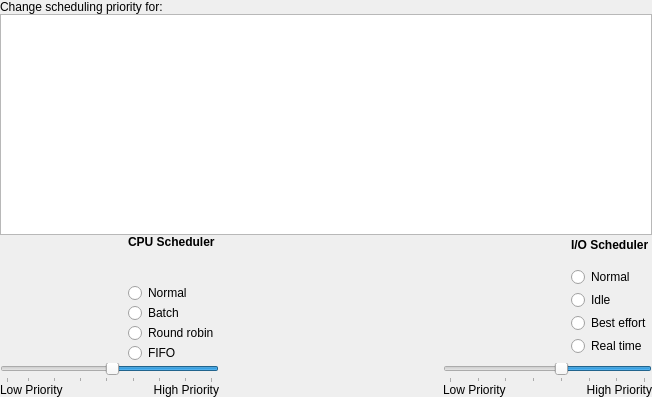
<ui version="4.0" >
 <class>ReniceDlgUi</class>
 <widget class="QWidget" name="ReniceDlgUi" >
  <property name="geometry" >
   <rect>
    <x>0</x>
    <y>0</y>
    <width>652</width>
    <height>397</height>
   </rect>
  </property>
  <layout class="QVBoxLayout" >
   <property name="spacing" >
    <number>0</number>
   </property>
   <property name="margin" >
    <number>0</number>
   </property>
   <item>
    <widget class="QLabel" name="lblMessage1" >
     <property name="text" >
      <string>Change scheduling priority for:</string>
     </property>
     <property name="alignment" >
      <set>Qt::AlignVCenter</set>
     </property>
     <property name="wordWrap" >
      <bool>true</bool>
     </property>
    </widget>
   </item>
   <item>
    <widget class="QListWidget" name="listWidget" >
     <property name="sizePolicy" >
      <sizepolicy vsizetype="Preferred" hsizetype="Preferred" >
       <horstretch>0</horstretch>
       <verstretch>1</verstretch>
      </sizepolicy>
     </property>
     <property name="contextMenuPolicy" >
      <enum>Qt::NoContextMenu</enum>
     </property>
     <property name="selectionMode" >
      <enum>QAbstractItemView::NoSelection</enum>
     </property>
     <property name="uniformItemSizes" >
      <bool>true</bool>
     </property>
    </widget>
   </item>
   <item>
    <layout class="QGridLayout" >
     <item row="0" column="0" >
      <widget class="QLabel" name="imgCPU" >
       <property name="minimumSize" >
        <size>
         <width>128</width>
         <height>128</height>
        </size>
       </property>
       <property name="maximumSize" >
        <size>
         <width>128</width>
         <height>128</height>
        </size>
       </property>
       <property name="text" >
        <string/>
       </property>
       <property name="textFormat" >
        <enum>Qt::AutoText</enum>
       </property>
       <property name="pixmap" >
        <pixmap/>
       </property>
      </widget>
     </item>
     <item row="0" column="1" >
      <layout class="QVBoxLayout" >
       <item>
        <widget class="QLabel" name="label" >
         <property name="font" >
          <font>
           <weight>75</weight>
           <bold>true</bold>
          </font>
         </property>
         <property name="text" >
          <string>CPU Scheduler</string>
         </property>
         <property name="alignment" >
          <set>Qt::AlignLeading|Qt::AlignLeft|Qt::AlignTop</set>
         </property>
        </widget>
       </item>
       <item>
        <widget class="QRadioButton" name="radioNormal" >
         <property name="toolTip" >
          <string>&lt;html>&lt;head>&lt;meta name="qrichtext" content="1" />&lt;style type="text/css">
p, li { white-space: pre-wrap; }
&lt;/style>&lt;/head>&lt;body style=" font-family:'Sans Serif'; font-size:9pt; font-weight:400; font-style:normal;">
&lt;p style=" margin-top:0px; margin-bottom:0px; margin-left:0px; margin-right:0px; -qt-block-indent:0; text-indent:0px;">The standard time-sharing scheduler for processes without special requirements.&lt;/p>&lt;/body>&lt;/html></string>
         </property>
         <property name="whatsThis" >
          <string>&lt;html>&lt;head>&lt;meta name="qrichtext" content="1" />&lt;style type="text/css">
p, li { white-space: pre-wrap; }
&lt;/style>&lt;/head>&lt;body style=" font-family:'Sans Serif'; font-size:9pt; font-weight:400; font-style:normal;">
&lt;p style=" margin-top:0px; margin-bottom:0px; margin-left:0px; margin-right:0px; -qt-block-indent:0; text-indent:0px;">&lt;span style=" font-weight:600;">Normal Scheduling: Default Linux time-sharing  (Other)&lt;/span>&lt;/p>
&lt;p style=" margin-top:0px; margin-bottom:0px; margin-left:0px; margin-right:0px; -qt-block-indent:0; text-indent:0px; font-weight:600;">Normal&lt;span style=" font-weight:400;"> is the standard Linux time-sharing scheduler that is intended for all processes that do not  require special static priority real-time mechanisms. The process to run is chosen from the list of other&lt;/span> Normal&lt;span style=" font-weight:400;"> or &lt;/span>Batch&lt;span style=" font-weight:400;"> processes based on a dynamic priority that is determined only inside this list. The dynamic priority is based on the priority level given and increased for each time-quantum the process is ready to run, but denied to run by the scheduler. This ensures fair progress among all Normal processes.&lt;/span>&lt;/p>&lt;/body>&lt;/html></string>
         </property>
         <property name="text" >
          <string>Normal</string>
         </property>
        </widget>
       </item>
       <item>
        <widget class="QRadioButton" name="radioBatch" >
         <property name="toolTip" >
          <string>&lt;html>&lt;head>&lt;meta name="qrichtext" content="1" />&lt;style type="text/css">
p, li { white-space: pre-wrap; }
&lt;/style>&lt;/head>&lt;body style=" font-family:'Sans Serif'; font-size:9pt; font-weight:400; font-style:normal;">
&lt;p style=" margin-top:0px; margin-bottom:0px; margin-left:0px; margin-right:0px; -qt-block-indent:0; text-indent:0px;">For CPU-intensive non-interactive processes.  Process is mildly disfavored in scheduling decisions.&lt;/p>&lt;/body>&lt;/html></string>
         </property>
         <property name="whatsThis" >
          <string>&lt;html>&lt;head>&lt;meta name="qrichtext" content="1" />&lt;style type="text/css">
p, li { white-space: pre-wrap; }
&lt;/style>&lt;/head>&lt;body style=" font-family:'Sans Serif'; font-size:9pt; font-weight:400; font-style:normal;">
&lt;p style=" margin-top:0px; margin-bottom:0px; margin-left:0px; margin-right:0px; -qt-block-indent:0; text-indent:0px;">&lt;span style=" font-weight:600;">Batch Scheduling&lt;/span>&lt;/p>
&lt;p style=" margin-top:0px; margin-bottom:0px; margin-left:0px; margin-right:0px; -qt-block-indent:0; text-indent:0px; font-weight:600;">&lt;span style=" font-weight:400; font-style:italic;">(Since Linux 2.6.16.)&lt;/span>&lt;span style=" font-weight:400;"> This policy is similar to &lt;/span>Normal&lt;span style=" font-weight:400;">, except that this policy will cause the scheduler to always assume that the process is CPU-intensive.  Consequently, the scheduler will apply a small scheduling penalty so that this process is mildly disfavored in scheduling decisions. This policy is useful for workloads that are non-interactive, but do not want to lower their nice value, and for workloads that want a deterministic scheduling policy without interactivity causing extra preemptions (between the workload's tasks).&lt;/span>&lt;/p>&lt;/body>&lt;/html></string>
         </property>
         <property name="text" >
          <string>Batch</string>
         </property>
        </widget>
       </item>
       <item>
        <widget class="QRadioButton" name="radioRR" >
         <property name="toolTip" >
          <string>&lt;html>&lt;head>&lt;meta name="qrichtext" content="1" />&lt;style type="text/css">
p, li { white-space: pre-wrap; }
&lt;/style>&lt;/head>&lt;body style=" font-family:'Sans Serif'; font-size:9pt; font-weight:400; font-style:normal;">
&lt;p style=" margin-top:0px; margin-bottom:0px; margin-left:0px; margin-right:0px; -qt-block-indent:0; text-indent:0px;">Process will run whenever runnable.  Higher priority than Normal or Batch.  Has Timeslicing.&lt;/p>&lt;/body>&lt;/html></string>
         </property>
         <property name="whatsThis" >
          <string>&lt;html>&lt;head>&lt;meta name="qrichtext" content="1" />&lt;style type="text/css">
p, li { white-space: pre-wrap; }
&lt;/style>&lt;/head>&lt;body style=" font-family:'Sans Serif'; font-size:9pt; font-weight:400; font-style:normal;">
&lt;p style=" margin-top:0px; margin-bottom:0px; margin-left:0px; margin-right:0px; -qt-block-indent:0; text-indent:0px;">&lt;span style=" font-weight:600;">Round Robin Scheduling&lt;/span>&lt;/p>
&lt;p style=" margin-top:0px; margin-bottom:0px; margin-left:0px; margin-right:0px; -qt-block-indent:0; text-indent:0px;">&lt;span style=" font-weight:600;">Round Robin&lt;/span> is a simple enhancement of &lt;span style=" font-weight:600;">FIFO&lt;/span>.  Everything described below for &lt;span style=" font-weight:600;">FIFO&lt;/span> also applies to &lt;span style=" font-weight:600;">Round Robin&lt;/span>, except that each process is only allowed to run for a maximum time quantum.&lt;/p>&lt;/body>&lt;/html></string>
         </property>
         <property name="text" >
          <string>Round robin</string>
         </property>
        </widget>
       </item>
       <item>
        <widget class="QRadioButton" name="radioFIFO" >
         <property name="toolTip" >
          <string>&lt;html>&lt;head>&lt;meta name="qrichtext" content="1" />&lt;style type="text/css">
p, li { white-space: pre-wrap; }
&lt;/style>&lt;/head>&lt;body style=" font-family:'Sans Serif'; font-size:9pt; font-weight:400; font-style:normal;">
&lt;p style=" margin-top:0px; margin-bottom:0px; margin-left:0px; margin-right:0px; -qt-block-indent:0; text-indent:0px;">Process will run whenever runnable.  Higher priority than Normal or Batch.  No timeslicing.&lt;/p>&lt;/body>&lt;/html></string>
         </property>
         <property name="whatsThis" >
          <string>&lt;html>&lt;head>&lt;meta name="qrichtext" content="1" />&lt;style type="text/css">
p, li { white-space: pre-wrap; }
&lt;/style>&lt;/head>&lt;body style=" font-family:'Sans Serif'; font-size:9pt; font-weight:400; font-style:normal;">
&lt;p style=" margin-top:0px; margin-bottom:0px; margin-left:0px; margin-right:0px; -qt-block-indent:0; text-indent:0px;">&lt;span style=" font-weight:600;">First In-First Out Scheduling&lt;/span>&lt;/p>
&lt;p style=" margin-top:0px; margin-bottom:0px; margin-left:0px; margin-right:0px; -qt-block-indent:0; text-indent:0px;">When  a  &lt;span style=" font-weight:600;">FIFO&lt;/span> process  becomes  runnable,  it  will always immediately preempt any currently running &lt;span style=" font-weight:600;">Normal&lt;/span> or &lt;span style=" font-weight:600;">Batch&lt;/span> process.&lt;/p>&lt;/body>&lt;/html></string>
         </property>
         <property name="text" >
          <string>FIFO</string>
         </property>
        </widget>
       </item>
      </layout>
     </item>
     <item row="0" column="2" >
      <spacer>
       <property name="orientation" >
        <enum>Qt::Horizontal</enum>
       </property>
       <property name="sizeType" >
        <enum>QSizePolicy::MinimumExpanding</enum>
       </property>
       <property name="sizeHint" stdset="0" >
        <size>
         <width>40</width>
         <height>20</height>
        </size>
       </property>
      </spacer>
     </item>
     <item row="0" column="3" >
      <widget class="QLabel" name="imgIO" >
       <property name="minimumSize" >
        <size>
         <width>128</width>
         <height>128</height>
        </size>
       </property>
       <property name="maximumSize" >
        <size>
         <width>128</width>
         <height>128</height>
        </size>
       </property>
       <property name="text" >
        <string/>
       </property>
       <property name="pixmap" >
        <pixmap/>
       </property>
      </widget>
     </item>
     <item row="0" column="4" >
      <layout class="QVBoxLayout" >
       <item>
        <widget class="QLabel" name="label_3" >
         <property name="maximumSize" >
          <size>
           <width>16777215</width>
           <height>26</height>
          </size>
         </property>
         <property name="font" >
          <font>
           <weight>75</weight>
           <bold>true</bold>
          </font>
         </property>
         <property name="text" >
          <string>I/O Scheduler</string>
         </property>
         <property name="alignment" >
          <set>Qt::AlignLeading|Qt::AlignLeft|Qt::AlignTop</set>
         </property>
        </widget>
       </item>
       <item>
        <widget class="QRadioButton" name="radioIONormal" >
         <property name="toolTip" >
          <string>&lt;html>&lt;head>&lt;meta name="qrichtext" content="1" />&lt;style type="text/css">
p, li { white-space: pre-wrap; }
&lt;/style>&lt;/head>&lt;body style=" font-family:'Sans Serif'; font-size:9pt; font-weight:400; font-style:normal;">
&lt;p style=" margin-top:0px; margin-bottom:0px; margin-left:0px; margin-right:0px; -qt-block-indent:0; text-indent:0px;">Process's priority is based on the CPU priority&lt;/p>&lt;/body>&lt;/html></string>
         </property>
         <property name="whatsThis" >
          <string>&lt;html>&lt;head>&lt;meta name="qrichtext" content="1" />&lt;style type="text/css">
p, li { white-space: pre-wrap; }
&lt;/style>&lt;/head>&lt;body style=" font-family:'Sans Serif'; font-size:9pt; font-weight:400; font-style:normal;">
&lt;p style=" margin-top:0px; margin-bottom:0px; margin-left:0px; margin-right:0px; -qt-block-indent:0; text-indent:0px;">&lt;span style=" font-weight:600;">Normal Scheduling&lt;/span>&lt;/p>
&lt;p style=" margin-top:0px; margin-bottom:0px; margin-left:0px; margin-right:0px; -qt-block-indent:0; text-indent:0px;">This is the same as &lt;span style=" font-weight:600;">Best Effort&lt;/span> scheduling, except that the priority is calculated automatically based on the CPU priority.  Processes with a higher priority will take priority for access to the hard disk.  Programs running at the same &lt;span style=" font-weight:600;">Best Effort/Normal&lt;/span> priority are served in a &lt;span style=" font-weight:600;">Round Robin&lt;/span> fashion.&lt;/p>&lt;/body>&lt;/html></string>
         </property>
         <property name="text" >
          <string>Normal</string>
         </property>
        </widget>
       </item>
       <item>
        <widget class="QRadioButton" name="radioIdle" >
         <property name="toolTip" >
          <string>&lt;html>&lt;head>&lt;meta name="qrichtext" content="1" />&lt;style type="text/css">
p, li { white-space: pre-wrap; }
&lt;/style>&lt;/head>&lt;body style=" font-family:'Sans Serif'; font-size:9pt; font-weight:400; font-style:normal;">
&lt;p style=" margin-top:0px; margin-bottom:0px; margin-left:0px; margin-right:0px; -qt-block-indent:0; text-indent:0px;">Process can only use the hard disk when no other process has used it very recently.&lt;/p>&lt;/body>&lt;/html></string>
         </property>
         <property name="whatsThis" >
          <string>&lt;html>&lt;head>&lt;meta name="qrichtext" content="1" />&lt;style type="text/css">
p, li { white-space: pre-wrap; }
&lt;/style>&lt;/head>&lt;body style=" font-family:'Sans Serif'; font-size:9pt; font-weight:400; font-style:normal;">
&lt;p style=" margin-top:0px; margin-bottom:0px; margin-left:0px; margin-right:0px; -qt-block-indent:0; text-indent:0px;">&lt;span style=" font-weight:600;">Idle Scheduling&lt;/span>&lt;/p>
&lt;p style=" margin-top:0px; margin-bottom:0px; margin-left:0px; margin-right:0px; -qt-block-indent:0; text-indent:0px;">A  program running with &lt;span style=" font-weight:600;">Idle&lt;/span> I/O priority will only get disk time when no other program has asked for disk I/O for a defined grace period. The impact of &lt;span style=" font-weight:600;">Idle&lt;/span> I/O processes on normal system activity should be zero. Priority is not applicable to this scheduling class.&lt;/p>&lt;/body>&lt;/html></string>
         </property>
         <property name="text" >
          <string>Idle</string>
         </property>
        </widget>
       </item>
       <item>
        <widget class="QRadioButton" name="radioBestEffort" >
         <property name="toolTip" >
          <string>&lt;html>&lt;head>&lt;meta name="qrichtext" content="1" />&lt;style type="text/css">
p, li { white-space: pre-wrap; }
&lt;/style>&lt;/head>&lt;body style=" font-family:'Sans Serif'; font-size:9pt; font-weight:400; font-style:normal;">
&lt;p style=" margin-top:0px; margin-bottom:0px; margin-left:0px; margin-right:0px; -qt-block-indent:0; text-indent:0px;">Process is given higher priority to access the hard disk than Normal.&lt;/p>&lt;/body>&lt;/html></string>
         </property>
         <property name="whatsThis" >
          <string>&lt;html>&lt;head>&lt;meta name="qrichtext" content="1" />&lt;style type="text/css">
p, li { white-space: pre-wrap; }
&lt;/style>&lt;/head>&lt;body style=" font-family:'Sans Serif'; font-size:9pt; font-weight:400; font-style:normal;">
&lt;p style=" margin-top:0px; margin-bottom:0px; margin-left:0px; margin-right:0px; -qt-block-indent:0; text-indent:0px;">&lt;span style=" font-weight:600;">Best Effort Scheduling&lt;/span>&lt;/p>
&lt;p style=" margin-top:0px; margin-bottom:0px; margin-left:0px; margin-right:0px; -qt-block-indent:0; text-indent:0px;">Processes with a higher priority will take priority for access to the hard disk.  Programs running at the same &lt;span style=" font-weight:600;">Best Effort/Normal&lt;/span> priority are served in a &lt;span style=" font-weight:600;">Round Robin&lt;/span> fashion.&lt;/p>&lt;/body>&lt;/html></string>
         </property>
         <property name="text" >
          <string>Best effort</string>
         </property>
        </widget>
       </item>
       <item>
        <widget class="QRadioButton" name="radioRealTime" >
         <property name="toolTip" >
          <string>&lt;html>&lt;head>&lt;meta name="qrichtext" content="1" />&lt;style type="text/css">
p, li { white-space: pre-wrap; }
&lt;/style>&lt;/head>&lt;body style=" font-family:'Sans Serif'; font-size:9pt; font-weight:400; font-style:normal;">
&lt;p style=" margin-top:0px; margin-bottom:0px; margin-left:0px; margin-right:0px; -qt-block-indent:0; text-indent:0px;">Process gets immediate access to the hard disk whenever needed, regardless of what else is going on.&lt;/p>&lt;/body>&lt;/html></string>
         </property>
         <property name="whatsThis" >
          <string>&lt;html>&lt;head>&lt;meta name="qrichtext" content="1" />&lt;style type="text/css">
p, li { white-space: pre-wrap; }
&lt;/style>&lt;/head>&lt;body style=" font-family:'Sans Serif'; font-size:9pt; font-weight:400; font-style:normal;">
&lt;p style=" margin-top:0px; margin-bottom:0px; margin-left:0px; margin-right:0px; -qt-block-indent:0; text-indent:0px;">&lt;span style=" font-weight:600;">Real Time Scheduling&lt;/span>&lt;/p>
&lt;p style=" margin-top:0px; margin-bottom:0px; margin-left:0px; margin-right:0px; -qt-block-indent:0; text-indent:0px;">The &lt;span style=" font-weight:600;">Real Time&lt;/span> scheduling class is given first access to the disk, regardless of what else is going on in the system. Thus the &lt;span style=" font-weight:600;">Real Time&lt;/span> class needs to be used with some care,  as  it  can  starve other processes. As with the &lt;span style=" font-weight:600;">Best Effort&lt;/span> class, 8 priority levels are defined denoting how big a time slice a given process will receive on each scheduling window&lt;/p>&lt;/body>&lt;/html></string>
         </property>
         <property name="text" >
          <string>Real time</string>
         </property>
        </widget>
       </item>
      </layout>
     </item>
     <item row="1" column="0" colspan="2" >
      <layout class="QGridLayout" >
       <item row="0" column="0" colspan="2" >
        <widget class="QSlider" name="sliderCPU" >
         <property name="minimum" >
          <number>-19</number>
         </property>
         <property name="maximum" >
          <number>20</number>
         </property>
         <property name="value" >
          <number>0</number>
         </property>
         <property name="orientation" >
          <enum>Qt::Horizontal</enum>
         </property>
         <property name="invertedAppearance" >
          <bool>true</bool>
         </property>
         <property name="tickPosition" >
          <enum>QSlider::TicksBelow</enum>
         </property>
         <property name="tickInterval" >
          <number>5</number>
         </property>
        </widget>
       </item>
       <item row="1" column="0" >
        <widget class="QLabel" name="lblCpuLow" >
         <property name="text" >
          <string>Low Priority</string>
         </property>
        </widget>
       </item>
       <item row="1" column="1" >
        <widget class="QLabel" name="lblCpuHigh" >
         <property name="text" >
          <string>High Priority</string>
         </property>
         <property name="alignment" >
          <set>Qt::AlignRight|Qt::AlignTrailing|Qt::AlignVCenter</set>
         </property>
        </widget>
       </item>
      </layout>
     </item>
     <item row="1" column="2" >
      <spacer>
       <property name="orientation" >
        <enum>Qt::Horizontal</enum>
       </property>
       <property name="sizeType" >
        <enum>QSizePolicy::MinimumExpanding</enum>
       </property>
       <property name="sizeHint" stdset="0" >
        <size>
         <width>40</width>
         <height>20</height>
        </size>
       </property>
      </spacer>
     </item>
     <item row="1" column="3" colspan="2" >
      <layout class="QGridLayout" >
       <item row="0" column="0" colspan="2" >
        <widget class="QSlider" name="sliderIO" >
         <property name="maximum" >
          <number>7</number>
         </property>
         <property name="pageStep" >
          <number>1</number>
         </property>
         <property name="value" >
          <number>3</number>
         </property>
         <property name="sliderPosition" >
          <number>3</number>
         </property>
         <property name="orientation" >
          <enum>Qt::Horizontal</enum>
         </property>
         <property name="invertedAppearance" >
          <bool>true</bool>
         </property>
         <property name="tickPosition" >
          <enum>QSlider::TicksBelow</enum>
         </property>
         <property name="tickInterval" >
          <number>1</number>
         </property>
        </widget>
       </item>
       <item row="1" column="0" >
        <widget class="QLabel" name="lblIOLow" >
         <property name="text" >
          <string>Low Priority</string>
         </property>
        </widget>
       </item>
       <item row="1" column="1" >
        <widget class="QLabel" name="lblIOHigh" >
         <property name="text" >
          <string>High Priority</string>
         </property>
         <property name="alignment" >
          <set>Qt::AlignRight|Qt::AlignTrailing|Qt::AlignVCenter</set>
         </property>
        </widget>
       </item>
      </layout>
     </item>
    </layout>
   </item>
  </layout>
 </widget>
 <tabstops>
  <tabstop>listWidget</tabstop>
 </tabstops>
 <resources/>
 <connections/>
</ui>
